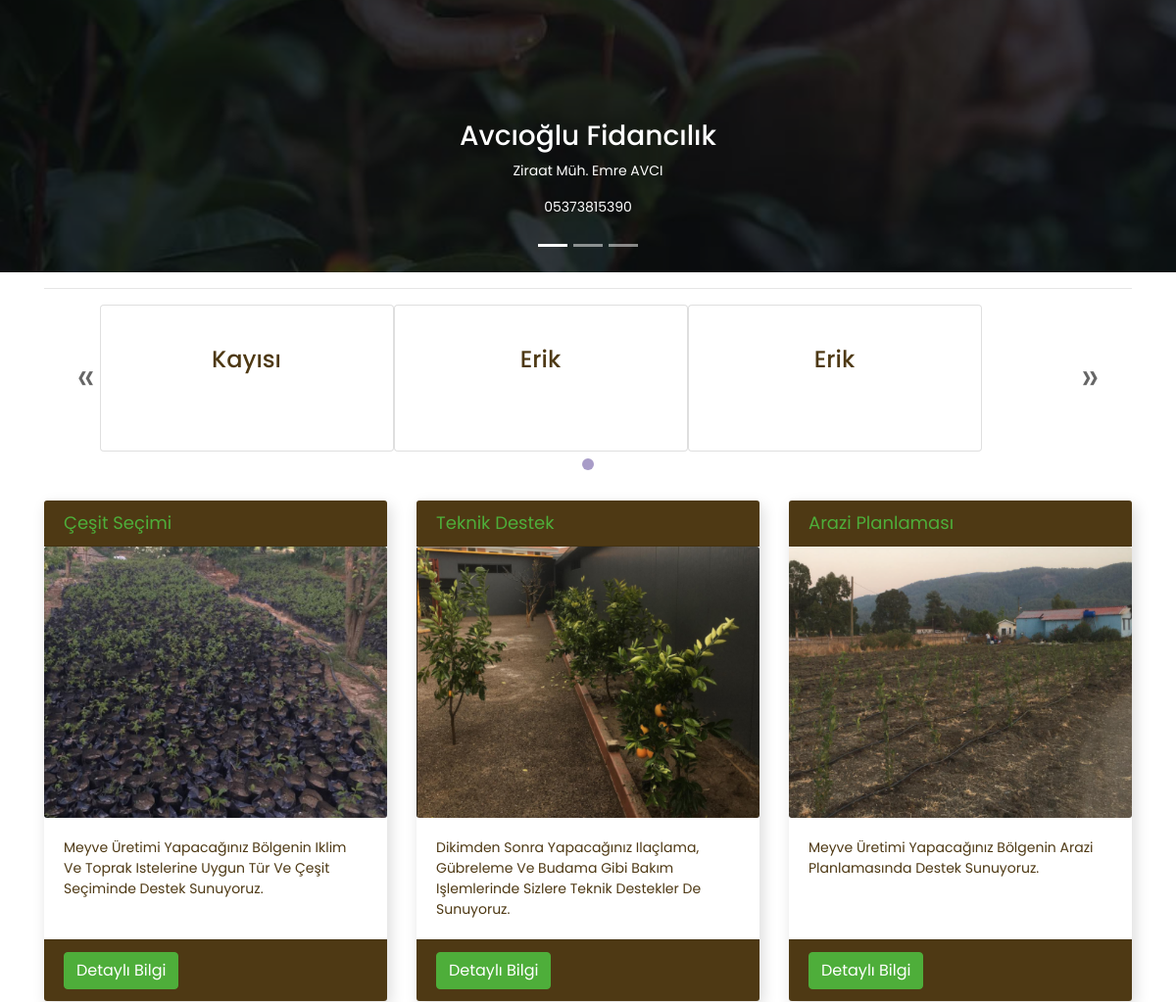
The app's page / (middle part), older data.
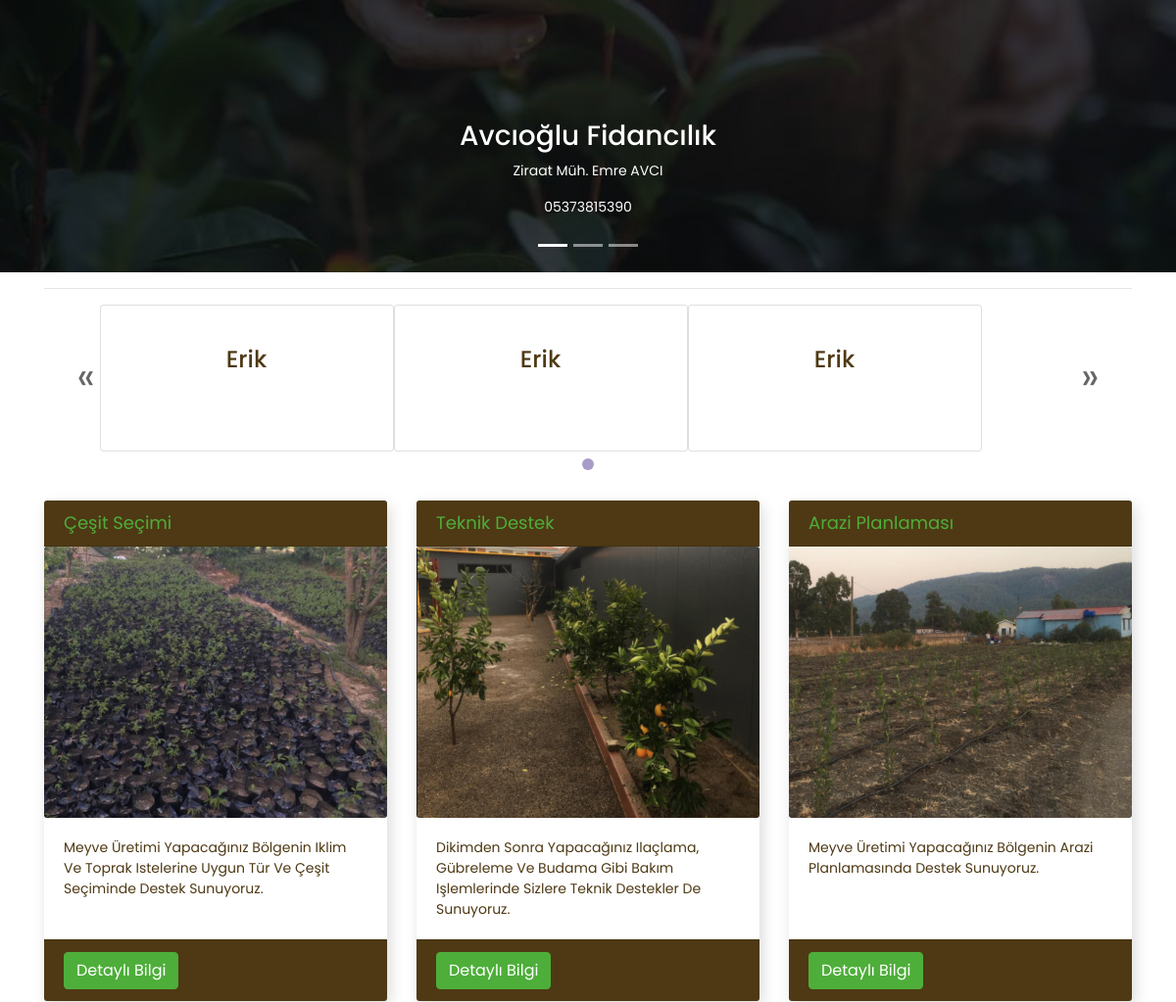
The same page, newer data.
### product/models.py (models this page shows, shortened)
class Slider(models.Model):
    product = models.ForeignKey(Product, on_delete=models.CASCADE, verbose_name='Ürün')
    keywords = models.CharField(max_length=30)
    description = models.TextField(max_length=300, verbose_name='Açıklama')
    status = models.BooleanField(verbose_name='Durum')
    created_at = models.DateTimeField(auto_now_add=True)
    update_at = models.DateTimeField(auto_now=True)
    @property
    def category(self):
        return (self.product.category)
    class Meta:
        verbose_name='Slider'
        verbose_name_plural='Sliderlar'

class Product(models.Model):
    STATUS = (
        ('Açık', 'Açık'),
        ('Kapalı', 'Kapalı'),
    )
    VARIANTS = (
        ('None', 'Yok'),
        ('Age', 'Yaş'),
    )
    category = models.ForeignKey(Category, on_delete=models.CASCADE, verbose_name='Kategori')
    name = models.CharField(max_length=50, verbose_name='Ad')
    keywords = models.CharField(max_length=30)
    image = models.ImageField(upload_to='images/', verbose_name='Resim')
    status = models.CharField(max_length=10, choices=STATUS, verbose_name='Durum')
    price = models.IntegerField(verbose_name='Fiyat')
    variant = models.CharField(max_length=10, choices=VARIANTS, default='None')
    date = models.CharField(max_length=200, verbose_name='Hasat Zamanı')
    about = RichTextUploadingField(verbose_name='Hakkında')
    slug = models.SlugField(null=False, unique=True)
    created_at = models.DateTimeField(auto_now_add=True)
    update_at = models.DateTimeField(auto_now=True)
    def image_tag(self):
        return mark_safe('<img src="{}" height="100"/>'.format(self.image.url))
    image_tag.short_description = 'Resim'
    class Meta:
        verbose_name='Ürün'
        verbose_name_plural='Ürünler'

class Category(models.Model):
    STATUS = (
        ('Açık', 'Açık'),
        ('Kapalı', 'Kapalı'),
    )
    name = models.CharField(max_length=30)
    keywords = models.CharField(max_length=30)
    image = models.ImageField(blank=True, upload_to='images/')
    status = models.CharField(max_length=10, choices=STATUS)
    slug = models.SlugField(null=False, unique=True)
    created_at = models.DateTimeField(auto_now_add=True)
    update_at = models.DateTimeField(auto_now=True)
    class Meta:
        ordering=('id',)
        verbose_name='Kategori'
        verbose_name_plural='Kategoriler'
    def image_tag(self):
        return mark_safe('<img src="{}" height="100"/>'.format(self.image.url))
    image_tag.short_description = 'Image'

### home/views.py (the view)
# urls.py: path('', views.index, name='index'),
def index(request):
    category = Category.objects.filter(status='Açık').order_by('name')
    product = Product.objects.filter(status='Açık').order_by('?')[:6]
    setting = Setting.objects.get(pk=1)
    slider = Slider.objects.filter(status=True).order_by('-id')
    context = {
        'category': category,
        'setting': setting,
        'slider': slider,
        'product': product,
        'page': 'home',
    }
    return render(request, "index.html", context)

### home/templates/index.html (shortened to what this page needs)
{% extends "homebase.html" %}
{% block slider %}
    {% include "slider.html" %}
{% endblock %}
{% block content %}
    {% include "content.html" %}
{% endblock %}

### home/templates/content.html (shortened to what this page needs)
{% load static %}
<div class="container">
    <hr>
    <div class="glider-contain" >
        <div id="glider" class="glider">
            {% for counter in slider %}
                <div class="card h-100">
                    <a href="/kategori/{{ counter.product.category.id }}/{{ counter.category.slug }}">
                    </a>
                    <div class="card-body">
                        <h4 class="card-title " style="text-align: center; margin-bottom: 0">
                            {{ counter.product.category.name }}
                        </h4>
                    </div>
                </div>
            {% endfor %}
        </div>
        <button class="glider-prev">&laquo;</button>
        <button class="glider-next">&raquo;</button>
        <div id="dots"></div>
    </div>
    <div class="services-bar">
        <div class="row">
            <div class="col-lg-4 mb-4">
                <div class="card h-100">
                    <h4 class="card-header">Çeşit Seçimi</h4>
                    <div class="card-img">
                        <img class="img-fluid" src="/static/images/servis1.png" alt="" />
                    </div>
                    <div class="card-body">
                        <p class="card-text">
                            Meyve Üretimi Yapacağınız Bölgenin Iklim Ve Toprak Istelerine Uygun Tür Ve Çeşit Seçiminde Destek Sunuyoruz.
                        </p>
                    </div>
                    <div class="card-footer">
                        <a href="/iletisim" class="btn btn-primary">Detaylı Bilgi</a>
                    </div>
                </div>
            </div>
            <div class="col-lg-4 mb-4">
                <div class="card h-100">
                    <h4 class="card-header">Teknik Destek</h4>
                    <div class="card-img">
                        <img class="img-fluid" src="/static/images/servis2.png" alt="" />
                    </div>
                    <div class="card-body">
                        <p class="card-text">
                            Dikimden Sonra Yapacağınız Ilaçlama, Gübreleme Ve Budama Gibi Bakım Işlemlerinde Sizlere Teknik Destekler De Sunuyoruz.
                        </p>
                    </div>
                    <div class="card-footer">
                        <a href="/iletisim" class="btn btn-primary">Detaylı Bilgi</a>
                    </div>
                </div>
            </div>
            <div class="col-lg-4 mb-4">
                <div class="card h-100">
                    <h4 class="card-header">Arazi Planlaması</h4>
                    <div class="card-img">
                        <img class="img-fluid" src="/static/images/servis3.png" alt="" />
                    </div>
                    <div class="card-body">
                        <p class="card-text">
                            Meyve Üretimi Yapacağınız Bölgenin  Arazi Planlamasında Destek Sunuyoruz.
                        </p>
                    </div>
                    <div class="card-footer">
                        <a href="/iletisim" class="btn btn-primary">Detaylı Bilgi</a>
                    </div>
                </div>
            </div>
        </div>
    </div>
</div>

Row changes from the older to the newer data that the page shows:
changed through a linked row, Slider (number 1 of 3 on the later page): product.category.name "Kayısı" → "Erik"
